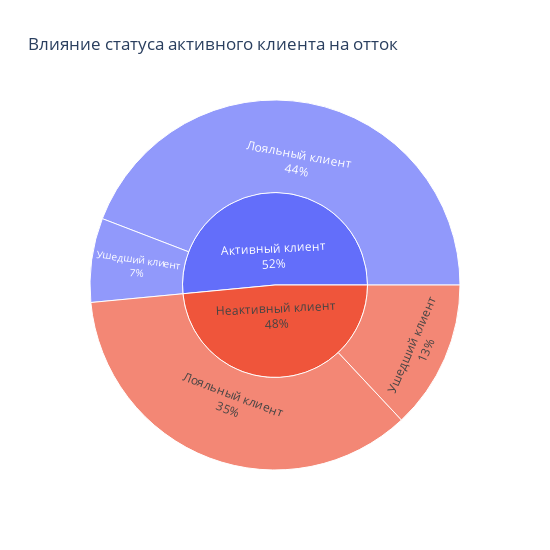

The code cell stored with this chart in its notebook:
### Markdown cell above
# Задание 9.8
## Влияние статуса активного клиента на отток

### Code cell
def active(act):
    if act == 1:
        return 'Активный клиент'
    else:
        return 'Неактивный клиент'
    
churn_data['Activity'] = churn_data['IsActiveMember'].apply(active)
churn_data2 = churn_data.groupby(['Activity','Loyalty']).count()
fig = px.sunburst(
    churn_data, 
    path=['Activity','Loyalty'],
    #values = churn_data['IsActiveMember'}+],
    width=550,
    height=550,
    title='Влияние статуса активного клиента на отток',
    
    )
fig.update_traces(textinfo="label+percent entry")


fig.show()

### Figure 1 — Plotly figure (JSON) as saved in the notebook; plotly's stock layout.template omitted (floating-point values rounded to 4 significant figures)
{"data": [{"branchvalues": "total", "domain": {"x": [0, 1], "y": [0, 1]}, "hovertemplate": "labels=%{label}<br>count=%{value}<br>parent=%{parent}<br>id=%{id}<extra></extra>", "ids": ["Активный клиент/Лояльный клиент", "Неактивный клиент/Лояльный клиент", "Активный клиент/Ушедший клиент", "Неактивный клиент/Ушедший клиент", "Активный клиент", "Неактивный клиент"], "labels": ["Лояльный клиент", "Лояльный клиент", "Ушедший клиент", "Ушедший клиент", "Активный клиент", "Неактивный клиент"], "name": "", "parents": ["Активный клиент", "Неактивный клиент", "Активный клиент", "Неактивный клиент", "", ""], "textinfo": "label+percent entry", "type": "sunburst", "values": [4416, 3547, 735, 1302, 5151, 4849]}], "layout": {"height": 550, "legend": {"tracegroupgap": 0}, "title": {"text": "Влияние статуса активного клиента на отток"}, "width": 550}}
